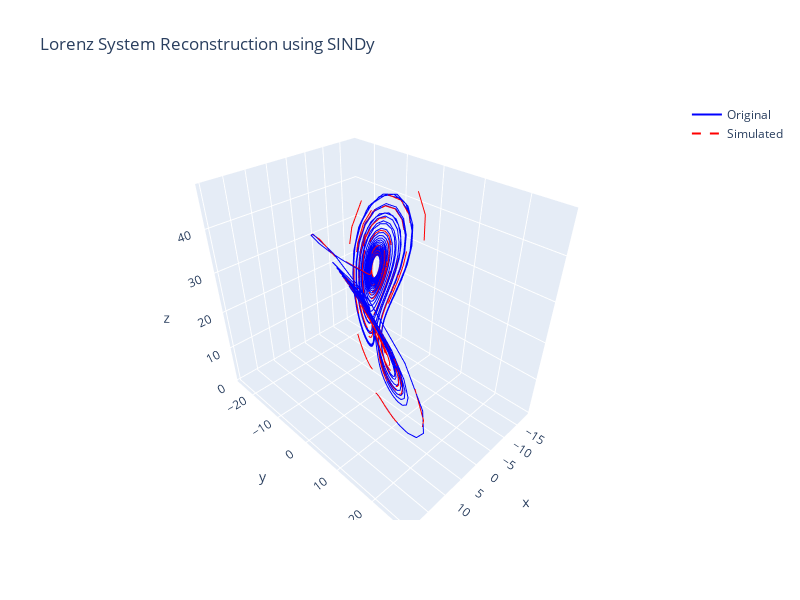

Notebook source saved alongside this figure:
### Code cell
import numpy as np
import pysindy as ps
from scipy.integrate import solve_ivp
import plotly.graph_objs as go

# Параметры системы Лоренца
sigma = 10.0
rho = 28.0
beta = 8.0 / 3.0

# Уравнения Лоренца
def lorenz(t, state):
    x, y, z = state
    dxdt = sigma * (y - x)
    dydt = x * (rho - z) - y
    dzdt = x * y - beta * z
    return [dxdt, dydt, dzdt]

# Начальные условия и время интегрирования
initial_state = [1.0, 1.0, 1.0]
t_span = (0, 25)  # временной интервал
t_eval = np.linspace(t_span[0], t_span[1], 1000)  # временные точки

# Интеграция системы
sol = solve_ivp(lorenz, t_span, initial_state, t_eval=t_eval)
x = sol.y[0]
y = sol.y[1]
z = sol.y[2]

# Стек данных (X)
data = np.vstack((x, y, z)).T

# Задержка времени (шаг)
dt = t_eval[1] - t_eval[0]

# Обучение модели SINDy
model = ps.SINDy()
model.fit(data, t=dt)
model.print()

# Проверка модели на тестовом временном ряде
x_test = x + 0.1 * np.random.randn(*x.shape)  # Добавление шума
y_test = y + 0.1 * np.random.randn(*y.shape)
z_test = z + 0.1 * np.random.randn(*z.shape)
data_test = np.vstack((x_test, y_test, z_test)).T

# Прогнозирование и визуализация
simulated_data = model.simulate(initial_state, t_eval)

# Построение интерактивного графика с Plotly
fig = go.Figure()

# Исходные данные
fig.add_trace(go.Scatter3d(
    x=data[:, 0], y=data[:, 1], z=data[:, 2],
    mode='lines', name='Original',
    line=dict(color='blue', width=2)
))

# Симулированные данные
fig.add_trace(go.Scatter3d(
    x=simulated_data[:, 0], y=simulated_data[:, 1], z=simulated_data[:, 2],
    mode='lines', name='Simulated',
    line=dict(color='red', width=2, dash='dash')
))

# Настройки графика
fig.update_layout(
    title='Lorenz System Reconstruction using SINDy',
    scene=dict(
        xaxis_title='x',
        yaxis_title='y',
        zaxis_title='z'
    ),
    width=800,
    height=600
)

# Отображение графика
fig.show()

### Figure 1 — Plotly figure (JSON) as saved in the notebook; plotly's stock layout.template omitted (floating-point values rounded to 4 significant figures; data arrays with more than 128 entries replaced by an {"elided": "..."} marker saying what was removed)
{"data": [{"line": {"color": "blue", "width": 2}, "mode": "lines", "name": "Original", "type": "scatter3d", "x": {"elided": "1000 float values"}, "y": {"elided": "1000 float values"}, "z": {"elided": "1000 float values"}}, {"line": {"color": "red", "dash": "dash", "width": 2}, "mode": "lines", "name": "Simulated", "type": "scatter3d", "x": {"elided": "1000 float values"}, "y": {"elided": "1000 float values"}, "z": {"elided": "1000 float values"}}], "layout": {"height": 600, "scene": {"xaxis": {"title": {"text": "x"}}, "yaxis": {"title": {"text": "y"}}, "zaxis": {"title": {"text": "z"}}}, "title": {"text": "Lorenz System Reconstruction using SINDy"}, "width": 800}}
